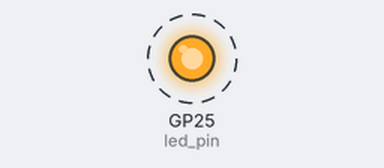
Recording of a program running on a simulated Raspberry Pi Pico running MicroPython. Shown: output pins drawn as LEDs (lit = HIGH). Dashed ring = blinking. What the program prints to the serial console is not drawn.

Above: at 0.5 s.
Timing chart, 0 to 4.6 s (numbered marks = the images above):
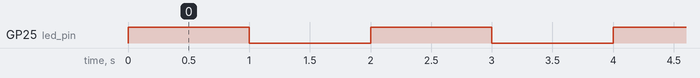

The program:

blinking.py
```python
import machine
import time

led_pin = machine.Pin("LED", machine.Pin.OUT)  # GPIO pin 25 controls the onboard LED


while True:
    led_pin.on()  # Toggle the LED state
    print("led on")
    time.sleep(1)    # Wait for 1 second
    led_pin.off()
    print("led off")
    time.sleep(1)
```

Measured:
- by itself, GP25 (led_pin): alternates HIGH for 1.0 s and LOW for 1.0 s
